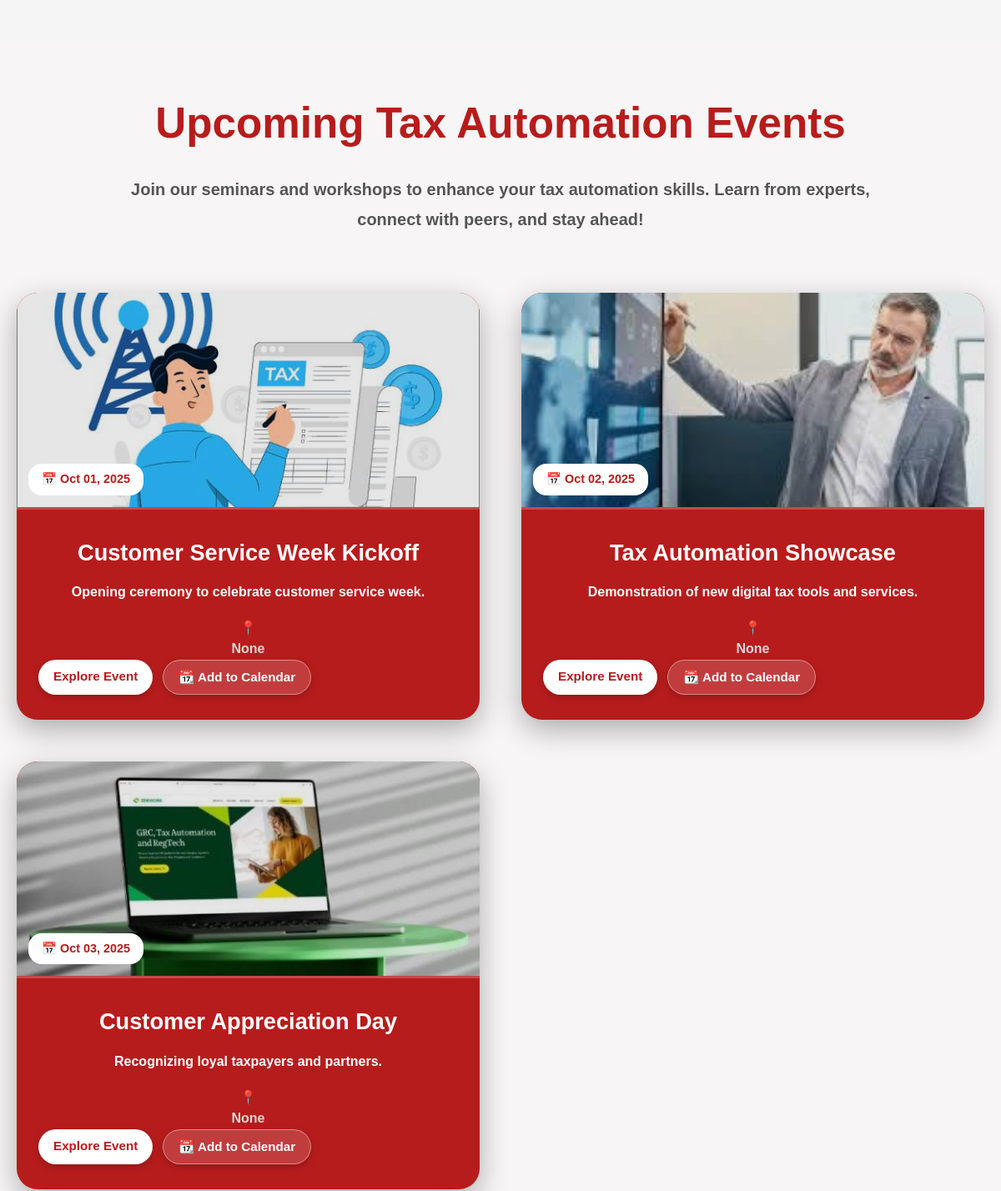
The app's page / (middle part), older data.
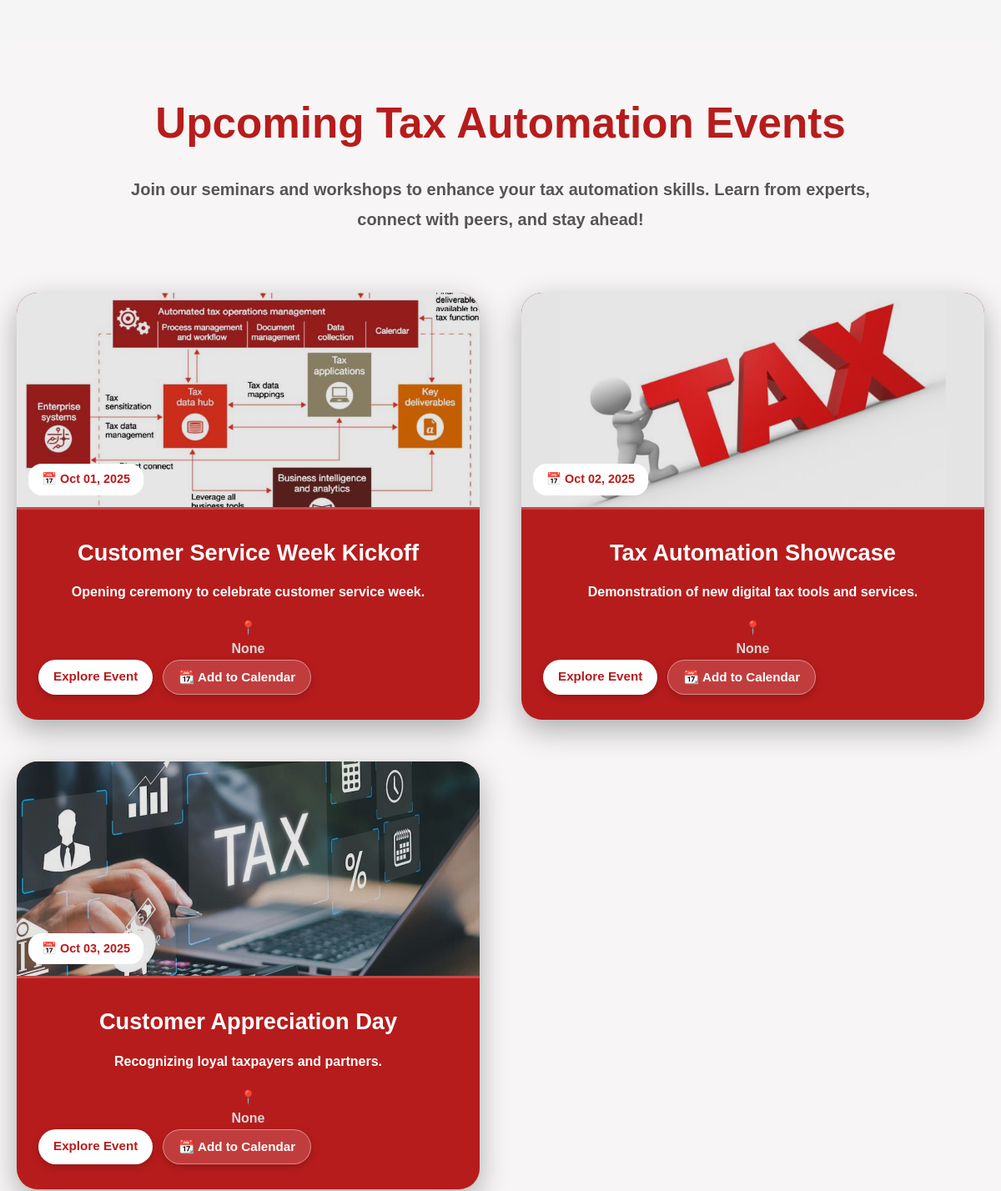
The same page, newer data.
### siteapp/models.py (models this page shows, shortened)
class Event(models.Model):
    title = models.CharField(max_length=200)
    description = models.TextField(blank=True, null=True)
    image = models.ImageField(upload_to='events/')
    date = models.DateField(blank=True, null=True)
    location = models.CharField(max_length=200, blank=True, null=True)  # <-- Add this field

### siteapp/views.py (the view)
# urls.py: path('', views.index, name='index'),                       # Homepage
def index(request):
    divisions = Division.objects.all()
    events = Event.objects.all()
    context = {
        'divisions': divisions,
        'events': events
    }
    return render(request, 'siteapp/index.html', context)

### siteapp/templates/siteapp/index.html (shortened to what this page needs)
{% extends 'siteapp/base.html' %} {% load static %} {% block title %}Home | Tax Automation{% endblock %} {% block content %} {% load static %}
<section id="events" class="events-section">
    <div class="container">
        <h2 class="events-title">Upcoming Tax Automation Events</h2>
        <p class="events-subtitle">
            Join our seminars and workshops to enhance your tax automation skills. Learn from experts, connect with peers, and stay ahead!
        </p>
        <div class="events-grid">
            {% for event in events %}
            <div class="event-card">
                {% if event.image %}
                <div class="event-image">
                    <img src="{{ event.image.url }}" alt="{{ event.title }}" loading="lazy">
                    <div class="event-date">
                        📅 {{ event.date|date:"M d, Y" }}
                    </div>
                </div>
                {% endif %}
                <div class="event-content">
                    <h3>{{ event.title }}</h3>
                    <p>{{ event.description|truncatewords:35 }}</p>
                    {% if event.type %} 💼 {{ event.type|capfirst }} | {% endif %} 📍 <a href="https://www.google.com/maps/search/{{ event.location|urlencode }}" target="_blank">
    {{ event.location }}
</a>
                    <div class="event-actions">
                        <a href="{% url 'event_detail' event.id %}" class="event-btn">Explore Event</a>
                        <a href="https://calendar.google.com/calendar/render?action=TEMPLATE&text={{ event.title|urlencode }}&dates={{ event.date|date:'Ymd' }}/{{ event.date|date:'Ymd' }}&details={{ event.description|urlencode }}&location={{ event.location|urlencode }}" target="_blank"
                            class="add-calendar-btn">📆 Add to Calendar</a>
                    </div>
                </div>
            </div>
            {% empty %}
            <p class="no-events">No upcoming events at the moment. Check back soon!</p>
            {% endfor %}
        </div>
    </div>
</section>
{% endblock %}

### siteapp/templates/siteapp/base.html (shortened to what this page needs)
{% load static %}
<!doctype html>
<html lang="en">
<head>
    <link rel="stylesheet" href="https://cdnjs.cloudflare.com/ajax/libs/font-awesome/6.5.0/css/all.min.css">
    <link rel="stylesheet" href="https://cdnjs.cloudflare.com/ajax/libs/font-awesome/6.4.2/css/all.min.css">
    <link rel="stylesheet" href="{% static 'siteapp/css/styles.css' %}">
</head>
<body>
    <main>
        {% block content %}{% endblock %}
    </main>
</body>
</html>

### siteapp/static/siteapp/css/styles.css (style rules this page uses)
:root { --primary: #b71c1c; --accent: #ff6f61; --text-light: #fff; --text-dark: #222; }
* { margin: 0; padding: 0; box-sizing: border-box; font-family: 'Arial', sans-serif; }
body { -ms-overflow-style: none; scrollbar-width: none; overflow-y: scroll; font-family: 'DM Sans', system-ui, Arial, sans-serif; margin: 0; color: #111; background: #fff; width: 100%; }
body { line-height: 1.6; color: var(--text-dark); background: #f5f5f5; }
h2 { font-size: 5rem; margin-bottom: 20px; color: #bc2916; text-align: center; }
h3 { font-size: 6rem; margin-bottom: 20px; color: #bc2916; text-align: center; }
p { color: #d31717; line-height: 1.8; font-size: 5rem; font-weight: 570; }
a { text-decoration: none; color: inherit; font-weight: 870; color: #dad8d7; }
.container { width: 100%; max-width: 1300px; text-align: center; padding: 0 20px; margin: 0 auto; }
.events-section { background: #f7f5f5; padding: 120px 40px; font-family: 'DM Sans', sans-serif; text-align: center; }
.events-title { font-size: 3.2rem; color: #b71c1c; font-weight: 900; margin-bottom: 20px; }
.events-subtitle { font-size: 1.25rem; color: #555; margin-bottom: 70px; max-width: 900px; margin-left: auto; margin-right: auto; line-height: 1.8; }
.events-grid { display: grid; grid-template-columns: repeat(auto-fit, minmax(380px, 1fr)); gap: 50px; max-width: 1500px; margin: 0 auto; }
.event-card { background: #b71c1c; color: #fff; border-radius: 25px; overflow: hidden; box-shadow: 0 12px 35px rgba(0, 0, 0, 0.3); transition: transform 0.45s ease, box-shadow 0.45s ease; display: flex; flex-direction: column; font-weight: 500; }
.event-image { position: relative; height: 260px; overflow: hidden; border-bottom: 3px solid rgba(255, 255, 255, 0.2); }
.event-image img { width: 100%; height: 100%; object-fit: cover; filter: brightness(0.9); transition: transform 0.5s ease, filter 0.4s ease; }
.event-date { position: absolute; bottom: 14px; left: 14px; background: #fff; color: #b71c1c; padding: 7px 16px; border-radius: 16px; font-weight: 700; font-size: 0.9rem; }
.event-content { padding: 30px 26px; flex: 1; display: flex; flex-direction: column; justify-content: space-between; }
.event-content h3 { font-size: 1.7rem; margin-bottom: 12px; color: #fff; }
.event-content p { font-size: 1rem; margin-bottom: 15px; color: #fff; }
.event-actions { display: flex; gap: 15px; flex-wrap: wrap; }
.event-actions { display: flex; gap: 12px; flex-wrap: wrap; }
.event-btn, .add-calendar-btn { flex: none; padding: 8px 18px; border-radius: 25px; font-weight: 600; font-size: 0.95rem; text-align: center; text-decoration: none; transition: all 0.25s ease; box-shadow: 0 3px 10px rgba(0, 0, 0, 0.2); }
.event-btn { background: #fff; color: #b71c1c; }
.add-calendar-btn { background: rgba(255, 255, 255, 0.15); color: #fff; border: 1px solid rgba(255, 255, 255, 0.4); }
.events-section, .why-choose, .learn-section { padding: 60px 0; margin-top: 50px; border-radius: 12px; }

Row changes from the older to the newer data that the page shows:
changed Event "Customer Service Week Kickoff": image: a different picture
changed Event "Tax Automation Showcase": image: a different picture
changed Event "Customer Appreciation Day": image: a different picture
